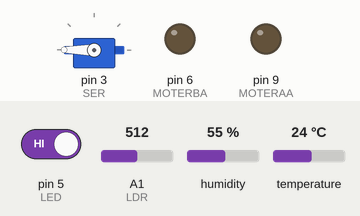
Recording of a sketch running on a simulated Arduino Uno, built with avr-gcc and run on an emulated ATmega328P. Shown: servo, output pins drawn as LEDs (lit = HIGH). The test bench sets the inputs (shaded band); at power-on: A1 (LDR) = 512, pin 5 (LED) HIGH, humidity 55 %, temperature 24 °C. What the sketch prints to the serial monitor is not drawn.

Above: at 1.2 s.
1.3 s: A1 (LDR) set to 106
2.8 s: A1 (LDR) set to 91
At 4.2 s:
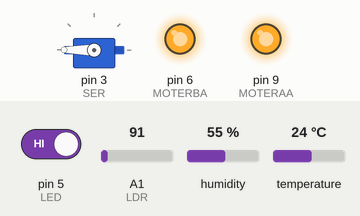
4.5 s: pin 5 (LED) driven LOW
At 5.8 s:
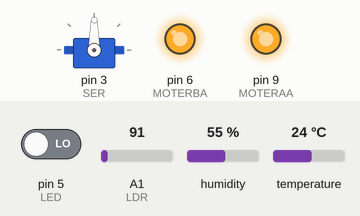
7.6 s: pin 5 (LED) driven HIGH
At 8.1 s:
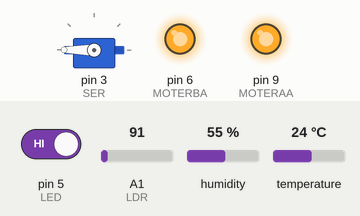
9.1 s: A1 (LDR) set to 110
At 9.5 s:
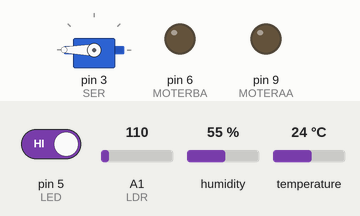
Timing chart, 0 to 11.7 s (numbered marks = the images above; inputs shaded):
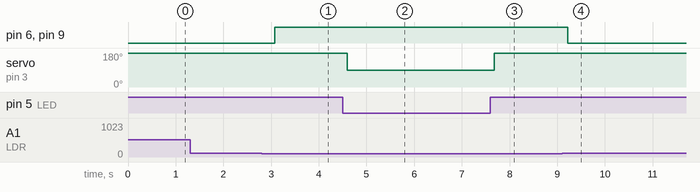

The sketch:

arduino.ino
```cpp
#include <SoftwareSerial.h>
#include <Servo.h>
#include "DHT.h"
#define TRIG 2
#define ECHO 14
#define SER 3
#define LED 5
#define LDR 15
#define DHTPIN 8
#define DHTTYPE DHT11
#define MOTERBA 6
#define MOTERBB 4
#define MOTERAA 9
#define MOTERAB 7

//Config
#define BASE_CHECK 10

DHT dht(DHTPIN,DHTTYPE);
int buz_sta = 1;
long micro(long microse)
{
  return microse / 29 / 2;
}
Servo servod;

SoftwareSerial se_read(12, 13); // write only
SoftwareSerial se_write(10, 11); // 10->7, 11->8

struct ProjectData {
  int32_t cur_pos;  //0, 1, 2
  int32_t watering; //-1, 0, n
  int32_t readysts; //0, 1
  int32_t lux; //100, 202, ...
  float humid;
  float temperature;
} project_data = {0,0,0,100,65.5,25.5};

struct ServerData {
  int32_t goto_pos; //0, 1
  int32_t watering; //-1, 0, 100
  int32_t e_stop; //0, 1
} server_data = {0, 0, 0};

const char GET_SERVER_DATA = 1;
const char GET_SERVER_DATA_RESULT = 2;
const char UPDATE_PROJECT_DATA = 3;
const char UPDATE_CURRENT_STATUS = 4;

void send_to_nodemcu(char code, void *data, char data_size) {
  char *b = (char*)data;
  char sent_size = 0;
  while (se_write.write(code) == 0) {
    delay(1);
  }
  while (sent_size < data_size) {
    sent_size += se_write.write(b, data_size);
    delay(1);
  }
}
//=================Method
long dis(){
  delay(200);
  digitalWrite(TRIG,LOW);
  delayMicroseconds(2);
  digitalWrite(TRIG,HIGH);
  delayMicroseconds(5);
  digitalWrite(TRIG,LOW);
  long tmp = micro(pulseIn(ECHO,HIGH));
  //Serial.println(tmp);
  if(tmp>=100)
  {
    delay(1000);
    digitalWrite(TRIG,LOW);
    delayMicroseconds(2);
    digitalWrite(TRIG,HIGH);
    delayMicroseconds(5);
    digitalWrite(TRIG,LOW);
    tmp = micro(pulseIn(ECHO,HIGH));
  }
  return tmp;
  //return micro(pulseIn(ECHO,HIGH));
}
void walk(int cur_pos,int goto_pos){
  while(cur_pos!=goto_pos)
  {
    project_data.cur_pos = cur_pos;
    send_to_nodemcu(UPDATE_PROJECT_DATA, &project_data, sizeof(ProjectData));
    Serial.print("cur_pos");
    Serial.println(cur_pos);
    Serial.print("target_pos");
    Serial.println(goto_pos);
    if(cur_pos<goto_pos){
      //Serial.println("if 1");
      /*analogWrite(MOTERBA,47);
      digitalWrite(MOTERBB,LOW);
      analogWrite(MOTERAA,100);
      digitalWrite(MOTERAB,LOW);*/
      /*while(dis()<BASE_CHECK){
        Serial.print("on base: ");
        Serial.println(dis());
      }
      //Serial.print(dis());
      while(dis()>BASE_CHECK)
      {
        Serial.print("on the way: ");
        Serial.println(dis());
      }*/
      delay(5000);
      analogWrite(MOTERBA,0);
      digitalWrite(MOTERBB,LOW);
      analogWrite(MOTERAA,0);
      digitalWrite(MOTERAB,LOW);
      cur_pos++;
      delay(5000);
    }
    /*else{
      analogWrite(MOTERBA,LOW);
      digitalWrite(MOTERBB,100);
      analogWrite(MOTERAA,LOW);
      digitalWrite(MOTERAB,100);
      while(dis()<BASE_CHECK){
        delay(200);
      }
      while(dis()>BASE_CHECK)
      {
        delay(200);
      }
      delay(1000);
      analogWrite(MOTERBA,LOW);
      digitalWrite(MOTERBB,LOW);
      analogWrite(MOTERAA,LOW);
      digitalWrite(MOTERAB,LOW);
      cur_pos--;
    } */
  }
  project_data.cur_pos = cur_pos;
  send_to_nodemcu(UPDATE_PROJECT_DATA, &project_data, sizeof(ProjectData));
  Serial.println("Walk done.");
}

//================EndMethod
void setup() {
  servod.attach(SER);
  servod.write(180);
  pinMode(LDR,INPUT);
  pinMode(ECHO,INPUT);
  pinMode(TRIG,OUTPUT);
  pinMode(LED,INPUT);
  //pinMode(MOTERBA, OUTPUT);
  //pinMode(MOTERBB, OUTPUT);
  //pinMode(MOTERAA, OUTPUT);
  //pinMode(MOTERAB, OUTPUT);
  Serial.begin(115200);
  se_read.begin(38400);
  se_write.begin(38400);
  //walk(0,1);

  while (!se_read.isListening()) {
    se_read.listen();
  }
  Serial.println((int)sizeof(ServerData));
  Serial.println("Connected to NodeMCU!");
}

uint32_t last_sent_time = 0;
uint32_t last_get_time = 0;

boolean is_data_header = false;
char expected_data_size = 0;
char cur_data_header = 0;
char buffer[256];
int8_t cur_buffer_length = -1;
int32_t b = -1;
void loop() {
  delay(300);
  //Serial.println("Start");
  if(!digitalRead(LED) || analogRead(LDR)<=100){

  analogWrite(MOTERBA,255);
  digitalWrite(MOTERBB,LOW);
  analogWrite(MOTERAA,255);
  digitalWrite(MOTERAB,LOW);
  //delay(5000);
  }
  else{
  analogWrite(MOTERBA,0);
  digitalWrite(MOTERBB,LOW);
  analogWrite(MOTERAA,0);
  digitalWrite(MOTERAB,LOW);
  //delay(5000);
  }
  if(!digitalRead(LED))
  {
    servod.write(90);
  }
  else
  {
    servod.write(180);
  }
  Serial.println("stop2");
  //Serial.println("Walk");
  //walk(0,1);
  uint32_t cur_time = millis();

  if (cur_time - last_get_time > 1000) {//always update
    send_to_nodemcu(GET_SERVER_DATA, &server_data, sizeof(ServerData));
    send_to_nodemcu(UPDATE_PROJECT_DATA, &project_data, sizeof(ProjectData));

    last_get_time = cur_time;
  }
  /*if (cur_time - last_sent_time2 > 3000) {//always update
    send_to_nodemcu(UPDATE_PROJECT_DATA, &project_data, sizeof(ProjectData));

    last_sent_time2 = cur_time;
  }*/
  //READ SENSOR
  /*while(!digitalRead(LED))
  {
    delay(100);
    analogWrite(MOTERBA,LOW);
    digitalWrite(MOTERBB,LOW);
    analogWrite(MOTERAA,LOW);
    digitalWrite(MOTERAB,LOW);
  }*/
  Serial.println(project_data.cur_pos);
  Serial.println(server_data.goto_pos);

  project_data.lux = analogRead(LDR);
  project_data.temperature = dht.readTemperature();
  project_data.humid = dht.readHumidity();
  /*while(true)
  {
    Serial.print("DIS -> ");
    Serial.println(dis());
  }*/
  while (se_read.available()) {
    char ch = se_read.read();
    Serial.print("RECV: ");
    Serial.println((byte)ch);
    if (cur_buffer_length == -1) {
      cur_data_header = ch;
      switch (cur_data_header) {
        case GET_SERVER_DATA_RESULT:
          expected_data_size = sizeof(ServerData);
          cur_buffer_length = 0;
          break;
      }
    } else if (cur_buffer_length < expected_data_size) {
      buffer[cur_buffer_length++] = ch;
      if (cur_buffer_length == expected_data_size) {
        switch (cur_data_header) {
          case GET_SERVER_DATA_RESULT: {
            ServerData *data = (ServerData*)buffer;
            //use data to control sensor
            Serial.print("target_pos: ");
            Serial.println(data->goto_pos);
            Serial.print("watering: ");
            Serial.println(data->watering);
            Serial.print("e_stop: ");
            Serial.println(data->e_stop);
            /*if(data->goto_pos!=project_data.cur_pos){
              walk(project_data.cur_pos,data->goto_pos);
            }*/
            if(data->watering!=0 && data->watering!=-1){
              int32_t water_temp = data->watering;
              project_data.watering = -1;
              send_to_nodemcu(UPDATE_PROJECT_DATA, &project_data, sizeof(ProjectData));
              Serial.println("Start watering");
              servod.write(90);
              delay(water_temp*1000);
              servod.write(180);
              digitalWrite(LED, HIGH);
              /*uint32_t start_time_count = millis();
              while(millis()-start_time_count <= data->watering*1000)
              {

                delay(500);
                if()
              }*/
              //digitalWrite(LED, LOW);
              project_data.watering = 0;
              //send_to_nodemcu(UPDATE_CURRENT_STATUS, &project_data, sizeof(ProjectData));
              send_to_nodemcu(UPDATE_PROJECT_DATA, &project_data, sizeof(ProjectData));
            }

            //send_to_nodemcu(UPDATE_PROJECT_DATA, &project_data, sizeof(ProjectData));
            //Serial.println("Send data");
          } break;
        }
        cur_buffer_length = -1;
      }
    }
  }
}
```

Measured:
- the behaviour switches between 101 and 100 on A1 (LDR) (found by bisection; images 0 and 1)
- after the input at 1.3 s, every drawn part: stays the same
- after the input at 2.8 s, pin 6 (MOTERBA), pin 9 (MOTERAA): LOW → HIGH after 0.28 s
- after the input at 4.5 s, servo on pin 3 (SER): 180° → 90° after 0.09 s
- after the input at 7.6 s, servo on pin 3 (SER): 90° → 180° after 0.08 s
- after the input at 9.1 s, pin 6 (MOTERBA), pin 9 (MOTERAA): HIGH → LOW after 0.12 s
